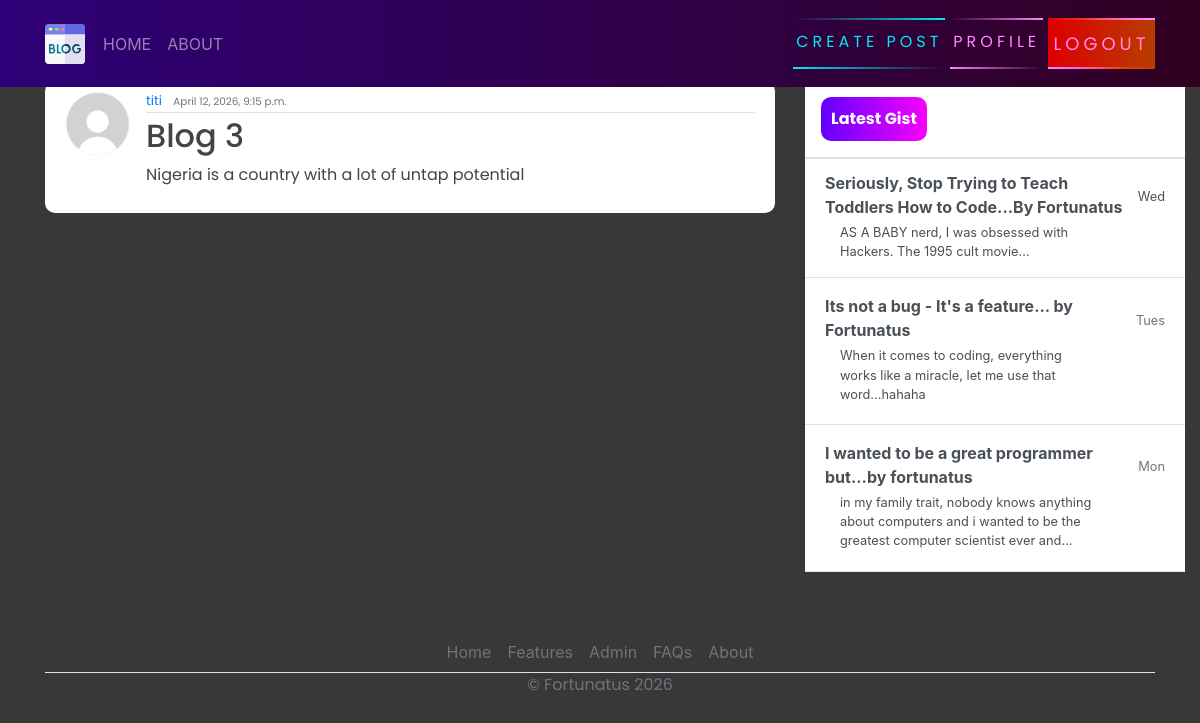
Page /post/2/ (signed in) on the committed database.
### blog/models.py (models this page shows, shortened)
class Post(models.Model):
    title = models.CharField(max_length=200)
    content = models.TextField()
    date_posted = models.DateTimeField(default=timezone.now)
    author = models.ForeignKey(User, on_delete=models.CASCADE)

### users/models.py (models this page shows, shortened)
class Profile(models.Model):
    user = models.OneToOneField(User, on_delete=models.CASCADE)
    image = models.ImageField(default='default.jpg', upload_to='profile_pics')

### blog/views.py (the view)
# urls.py: path('post/<int:pk>/', PostDetailView.as_view(), name="blog-detail"),
class PostDetailView(LoginRequiredMixin, DetailView):
    model = Post

### blog/templates/blog/post_detail.html (shortened to what this page needs)
{% extends 'blog/base.html' %}
{% block content %}
        <article class="media content-section">
            <img class="rounded-cirlce article-img" src="{{ object.author.profile.image.url }}" alt="">
            <div class="media-body">
              <div class="article-metadata">
                <a class="mr-2" href="#">{{ object.author }}</a>
                <small class="text-muted">{{ object.date_posted }}</small> <br>
              </div>
              <h2><a class="article-title" href="#">{{ object.title }}</a></h2>
              <p class="article-content">{{ object.content }}</p>
            </div>
            <br>
          </article>
{% endblock content %}

### blog/static/blog/main.css (style rules this page uses)
body { background-color: rgb(56, 56, 56); margin-top: 5rem; background-size: contain; background-repeat: no-repeat; }
h1, h2, h3, h4, h5, h6, p { color: #444444; font-family: 'Poppins', sans-serif; }
.content-section { background: #ffffff; padding: 10px 20px; border-radius: 10px; margin-bottom: 20px; }
.article-title { color: #444444; }
.article-content { white-space: pre-line; }
.article-img { height: 65px; width: 65px; margin-right: 16px; }
.article-metadata { font-family: 'Poppins', sans-serif; padding-bottom: 1px; margin-bottom: 4px; font-size: 13px; border-bottom: 1px solid #e3e3e3 }

### rows in the picture
Post: author.profile.image (placeholder picture), author "titi", date_posted "April 12, 2026, 9:15 p.m.", title "Blog 3", content "Nigeria is a country with a lot of untap potential"
